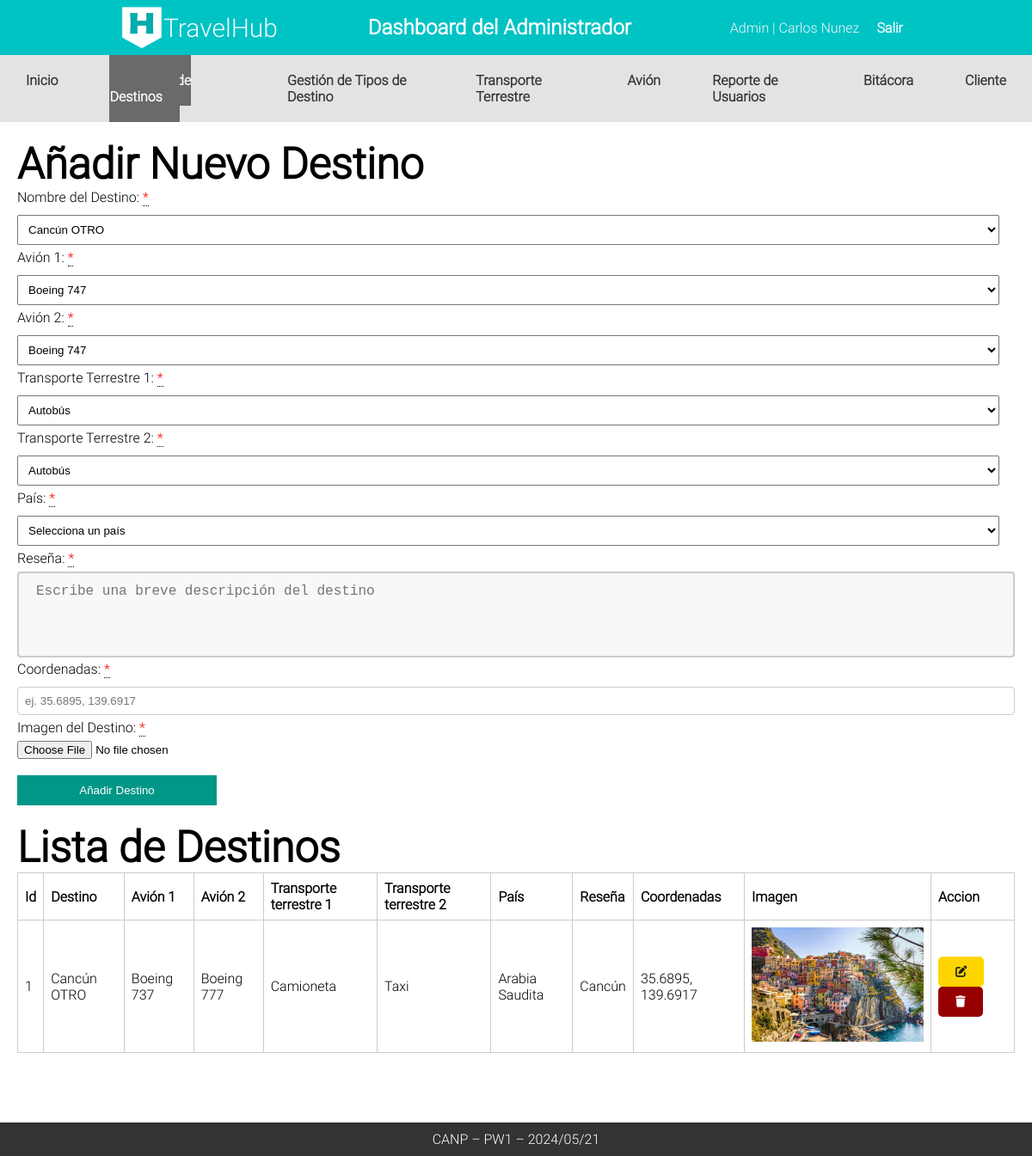
Screenshot of /Admin/CANP_Destino (signed in) with the database file from the repository.
### tables this page shows
CREATE TABLE `tbldestino` (
  `id_destino` int(11) NOT NULL,
  `id_tipodestino` int(11) DEFAULT NULL,
  `id_avion1` int(11) DEFAULT NULL,
  `id_avion2` int(11) DEFAULT NULL,
  `id_transpterrestre1` int(11) DEFAULT NULL,
  `id_transpterrestre2` int(11) DEFAULT NULL,
  `pais` varchar(255) DEFAULT NULL,
  `resenia` varchar(255) DEFAULT NULL,
  `coordenadas` varchar(255) DEFAULT NULL,
  `imagen_destino` blob DEFAULT NULL
);

CREATE TABLE `tbltipodestino` (
  `id_tipodestino` int(11) NOT NULL,
  `Nombre_destino` varchar(255) NOT NULL,
  `Actividades_populares` varchar(255) NOT NULL,
  `Epoca_sugerida` varchar(255) NOT NULL
);

CREATE TABLE `tblavion` (
  `id_avion` int(11) NOT NULL,
  `numero_serie` varchar(255) DEFAULT NULL,
  `modelo` varchar(255) DEFAULT NULL,
  `capacidad_asientos` int(11) NOT NULL,
  `empresa_propietaria` varchar(255) DEFAULT NULL
);

CREATE TABLE `tbltransporteterrestre` (
  `id_transpterrestre` int(11) NOT NULL,
  `tipo_transporte` varchar(255) DEFAULT NULL,
  `placa` varchar(255) DEFAULT NULL,
  `capacidad_pasajeros` int(11) NOT NULL,
  `anio_fabricacion` int(11) NOT NULL,
  `empresa_propietaria` varchar(255) DEFAULT NULL
);

### Controllers/templateCtr.php (called while the page is built)
<?php
class Template
{
    public static function templateCtr()
    {
        include 'Views/plantilla.php';
    }
}

### index.php (called while the page is built, shortened)
<?php
include_once "Controllers/templateCtr.php";
include_once "Controllers/rutaCtr.php";
include_once "Controllers/avionCtr.php";
include_once "Controllers/destinosCtr.php";
include_once "Controllers/transporteTerrestreCtr.php";
include_once "Models/avionMdl.php";
include_once "Models/destinosMdl.php";
include_once "Models/transporteTerrestreMdl.php";
$template = new Template();
$template->templateCtr();

### Models/destinosMdl.php (called while the page is built, shortened)
<?php
class DestinoMdl {
public static function canp_leer_destinos_mdl() {
    try {
        $db = Conexion::conectar();
        $sql = "SELECT * FROM tbldestino";
        $stmt = $db->prepare($sql);
        $stmt->execute();
        return $stmt->fetchAll();
    } catch (PDOException $e) {
        return "Error al leer datos del destino: " . $e->getMessage();
    }
}
    public static function canp_leer_tipos_destinos_mdl() {
        try {
            $db = Conexion::conectar();
            $sql = "SELECT * FROM tbltipodestino";
            $stmt = $db->prepare($sql);
            $stmt->execute();
            return $stmt->fetchAll();
        } catch (PDOException $e) {
            return "Error al leer datos de tipos de destino: " . $e->getMessage();
        }
    }
    public static function canp_leer_tipo_destino_id_mdl($idTipoDestino) {
        try {
            $db = Conexion::conectar();
            $sql = "SELECT * FROM tbltipodestino WHERE id_tipodestino = :id_tipodestino";
            $stmt = $db->prepare($sql);
            $stmt->bindParam(':id_tipodestino', $idTipoDestino);
            $stmt->execute();
            return $stmt->fetch();
        } catch (PDOException $e) {
            return "Error al leer datos de tipos de destino: " . $e->getMessage();
        }
    }
}

### Controllers/destinosCtr.php (called while the page is built, shortened)
<?php
class DestinoCtr {
public static function canp_leer_destinos_ctr() {
    $respuesta = DestinoMdl::canp_leer_destinos_mdl();
    return $respuesta;
}
public static function canp_leer_tipos_destinos_ctr() {
    $respuesta = DestinoMdl::canp_leer_tipos_destinos_mdl();
    return $respuesta;
}
public static function canp_leer_tipo_destino_id_ctr($idTipoDestino) {
    $respuesta = DestinoMdl::canp_leer_tipo_destino_id_mdl($idTipoDestino);
    return $respuesta;
}
}

### Models/avionMdl.php (called while the page is built, shortened)
<?php
class AvionMdl {
public static function canp_leer_avion_id_mdl($avion) {
    try {
        $db = Conexion::conectar();
        $sql = "SELECT * FROM tblavion WHERE id_avion = :id";
        $stmt = $db->prepare($sql);
        $stmt->bindParam(':id', $avion);
        $stmt->execute();
        return $stmt->fetch();
    } catch (PDOException $e) {
        return "Error al leer datos del avión: " . $e->getMessage();
    }
}
public static function canp_leer_aviones_mdl() {
    try {
        $db = Conexion::conectar();
        $sql = "SELECT * FROM tblavion";
        $stmt = $db->prepare($sql);
        $stmt->execute();
        return $stmt->fetchAll();
    } catch (PDOException $e) {
        return "Error al leer datos del avión: " . $e->getMessage();
    }
}
}

### Controllers/avionCtr.php (called while the page is built, shortened)
<?php
class AvionCtr {
    public static function canp_leer_aviones_ctr() {
        $respuesta = AvionMdl::canp_leer_aviones_mdl();
        return $respuesta;
    }
    public static function canp_leer_avion_id_ctr($avion) {
        $respuesta = AvionMdl::canp_leer_avion_id_mdl($avion);
        return $respuesta;
    }
}

### Models/transporteTerrestreMdl.php (called while the page is built, shortened)
<?php
class TransporteTerrestreMdl {
    public static function canp_leer_transportes_terrestres_mdl() {
        try {
            $db = Conexion::conectar();
            $sql = "SELECT * FROM  tbltransporteterrestre";
            $stmt = $db->prepare($sql);
            $stmt->execute();
            return $stmt->fetchAll();
        } catch (PDOException $e) {
            return "Error al leer datos del transporte terrestre: " . $e->getMessage();
        }
    }
    public static function canp_leer_transporte_terrestre_id_mdl($id) {
        try {
            $db = Conexion::conectar();
            $sql = "SELECT * FROM  tbltransporteterrestre WHERE id_transpterrestre = :id";
            $stmt = $db->prepare($sql);
            $stmt->bindParam(':id', $id);
            $stmt->execute();
            return $stmt->fetch();
        } catch (PDOException $e) {
            return "Error al leer datos del transporte terrestre: " . $e->getMessage();
        }
    }
}

### Controllers/transporteTerrestreCtr.php (called while the page is built, shortened)
<?php
class TransporteTerrestreCtr {
    public static function canp_leer_transportes_terrestres_ctr() {
        $respuesta = TransporteTerrestreMdl::canp_leer_transportes_terrestres_mdl();
        return $respuesta;
    }
    public static function canp_leer_transporte_terrestre_id_ctr($idTransporte) {
        $respuesta = TransporteTerrestreMdl::canp_leer_transporte_terrestre_id_mdl($idTransporte);
        return $respuesta;
    }
}

### Controllers/rutaCtr.php (called while the page is built)
<?php
class Ruta{
    public static function rutaCtr(){
        return "http://localhost/TravelHub/";
    }
}

### Admin/CANP_Destino.php (the view, shortened to what this page needs)
<?php
include 'Components/cabeceraAdmin.php';
include 'Components/navAdmin.php'
?>
    <div class="contenedor">
        <h2>Añadir Nuevo Destino</h2>
        <form class="formDestinoAdmin" method="post" enctype="multipart/form-data">
            <label for="destino">Nombre del Destino: <div class="tooltip required"> *<span class="tooltiptext">Campo obligatorio</span></div></label>
            <select id="destino" class="destino" name="destino">
            <?php
                $destinos = DestinoCtr::canp_leer_tipos_destinos_ctr();
                foreach ($destinos as $key => $destino) {
                    echo ' <option value="'.$destino["id_tipodestino"].'">'.$destino["Nombre_destino"].'</option>';
                }
            ?>
            </select>
            <label for="avion1">Avión 1: <div class="tooltip required"> *<span class="tooltiptext">Campo obligatorio</span></div></label>
            <select id="avion1" class="avion1" name="avion1">
            <?php
                $aviones = AvionCtr::canp_leer_aviones_ctr();
                foreach ($aviones as $key => $avion) {
                    echo ' <option value="'.$avion["id_avion"].'">'.$avion["modelo"].'</option>';
                }
            ?>
            </select>
            <label for="avion2">Avión 2: <div class="tooltip required"> *<span class="tooltiptext">Campo obligatorio</span></div></label>
            <select id="avion2" class="avion2" name="avion2">
           <?php
               $aviones = AvionCtr::canp_leer_aviones_ctr();
               foreach ($aviones as $key => $avion) {
                echo ' <option value="'.$avion["id_avion"].'">'.$avion["modelo"].'</option>';
               }
           ?>
           </select>
            <label for="transporte1">Transporte Terrestre 1: <div class="tooltip required"> *<span class="tooltiptext">Campo obligatorio</span></div></label>
            <select id="transporte1" class="transporte1" name="transporte1">
           <?php
               $transportes = TransporteTerrestreCtr::canp_leer_transportes_terrestres_ctr();
               foreach ($transportes as $key => $transporte) {
                   echo ' <option value="'.$transporte["id_transpterrestre"].'">'.$transporte["tipo_transporte"].'</option>';
               }
           ?>
           </select>
            <label for="transporte2">Transporte Terrestre 2: <div class="tooltip required"> *<span class="tooltiptext">Campo obligatorio</span></div></label>
            <select id="transporte2" class="transporte2" name="transporte2">
           <?php
               $transportes = TransporteTerrestreCtr::canp_leer_transportes_terrestres_ctr();
               foreach ($transportes as $key => $transporte) {
                   echo ' <option value="'.$transporte["id_transpterrestre"].'">'.$transporte["tipo_transporte"].'</option>';
               }
           ?>
           </select>
            <label for="pais">País: <div class="tooltip required"> *<span class="tooltiptext">Campo obligatorio</span></div></label>
            <select id="pais" class="pais" name="pais">
            <?php include 'Components/paises.php' ?>
            </select>
            <label for="resena">Reseña: <div class="tooltip required"> *<span class="tooltiptext">Campo obligatorio</span></div></label>
            <textarea id="resena" name="resena" placeholder="Escribe una breve descripción del destino"></textarea>
            <label for="coordenadas">Coordenadas: <div class="tooltip required"> *<span class="tooltiptext">Campo obligatorio</span></div></label>
            <input type="text" id="coordenadas" name="coordenadas" placeholder="ej. 35.6895, 139.6917">
            <label for="imagen">Imagen del Destino: <div class="tooltip required"> *<span class="tooltiptext">Campo obligatorio</span></div></label>
             <input type="file" id="imagen" class="imagen" name="imagen" accept="image/*"> <br>
            <br>
            <button name="btnDestino" class="btnformulario" type="submit">Añadir Destino</button>
        </form>
        <h2>Lista de Destinos</h2>
        <table class="tblDestinos">
            <thead>
                <tr>
                    <th>Id</th>
                    <th>Destino</th>
                    <th>Avión 1</th>
                    <th>Avión 2</th>
                    <th>Transporte terrestre 1</th>
                    <th>Transporte terrestre 2</th>
                    <th>País</th>
                    <th>Reseña</th>
                    <th>Coordenadas</th>
                    <th>Imagen</th>
                    <th>Accion</th>
                </tr>
            </thead>
            <tbody>
                 <?php
                    $destinos = DestinoCtr::canp_leer_destinos_ctr();
                    foreach ($destinos as $key => $destino) {
                            $tipoDestino = DestinoCtr::canp_leer_tipo_destino_id_ctr($destino["id_tipodestino"]);
                            $avion1 = AvionCtr::canp_leer_avion_id_ctr($destino["id_avion1"]);
                            $avion2 = AvionCtr::canp_leer_avion_id_ctr($destino["id_avion2"]);
                            $id_transporte1 = TransporteTerrestreCtr::canp_leer_transporte_terrestre_id_ctr($destino["id_transpterrestre1"]);
                            $id_transporte2 = TransporteTerrestreCtr::canp_leer_transporte_terrestre_id_ctr($destino["id_transpterrestre2"]);
                        echo '
                        <tr>
                        <td>'.($key+1).'</td>
                        <td>'.$tipoDestino["Nombre_destino"].'</td>
                        <td>'.$avion1["modelo"].'</td>
                        <td>'.$avion2["modelo"].'</td>
                        <td>'.$id_transporte1["tipo_transporte"].'</td>
                        <td>'.$id_transporte2["tipo_transporte"].'</td>
                        <td>'.$destino["pais"].'</td>
                        <td>'.$destino["resenia"].'</td>
                        <td>'.$destino["coordenadas"].'</td>
                        <td>
                            <img class="imagenDestino" src="'.$rutaLocal.substr($destino["imagen_destino"],4).'">
                        </td>
                        <td>
                        <button btnEditarDestino="'.$destino["id_destino"].'" class="edit btn-edit warning btnEditarDestino"> <i class="fa-solid fa-pen-to-square"></i></a>
                        <button btnEliminarDestino="'.$destino["id_destino"].'" class="delete btnEliminarDestino"><i class="fa-solid fa-trash"></i></button>
                    </td>
                    </tr>
                        ';
                    }
                ?>
            </tbody>
        </table>
        </div>

### rows the page displays
tbldestino: id_tipodestino.Nombre_destino "Cancún OTRO", id_avion1.modelo "Boeing 737", id_avion2.modelo "Boeing 777", id_transpterrestre1.tipo_transporte "Camioneta", id_transpterrestre2.tipo_transporte "Taxi", pais "Arabia Saudita", resenia "Cancún", coordenadas "35.6895, 139.6917", imagen_destino (picture)

### other values shown
$_SESSION["nombre"] "Carlos Nunez"
form field destino "Cancún OTRO"
form field avion1 "Boeing 747"
form field avion2 "Boeing 747"
form field transporte1 "Autobús"
form field transporte2 "Autobús"
